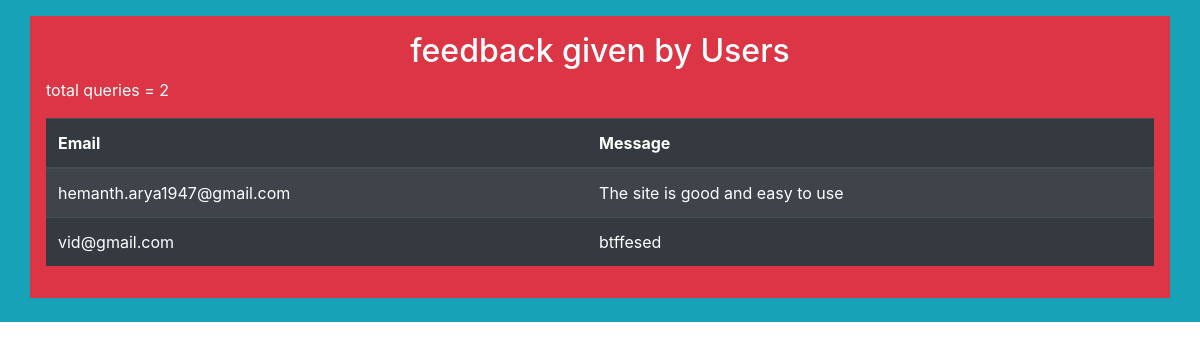
/home/displayfeedback.php, run on the app's committed database.
### tables this page shows
CREATE TABLE `feedback` (
  `slno` int(4) NOT NULL,
  `email` varchar(30) NOT NULL,
  `message` text NOT NULL
);

### home/displayfeedback.php (the view, shortened to what this page needs)
<?php
include '../dbconnect.php';
?>
<!DOCTYPE html>
<html lang="en">
<head>
    <link rel="stylesheet" href="https://cdn.jsdelivr.net/npm/bootstrap@4.6.2/dist/css/bootstrap.min.css">
    <link rel="stylesheet" href="style.css">
</head>
<body>
    <div class="p-3 mb-2 bg-info text-white animate__animated animate__backInLeft">    <div class="container p-3 mb-2 bg-danger text-white animate__animated animate__swing" >
    <h2 class="underline underline-offset-1 text-center text- decoration-2 animate__animated animate__backInDown">feedback given by Users</h2>
    <p>total queries = <?php $p = "select count(*) as `count` from `feedback`"; $result= mysqli_query($conn,$p); $row = mysqli_fetch_assoc($result); echo $row['count'];?></p>
        <table class="table table-striped table-dark">
  <thead>
    <tr>
      <th scope="col">Email</th>
      <th scope="col">Message</th>
    </tr>
  </thead>
  <tbody class="overflow-y-auto h-32 ...">
    <?php
  $sql   ="Select * from `feedback`";
  $result = mysqli_query($conn,$sql);
  if($result){
    while($row=mysqli_fetch_assoc($result)){
      $email = $row['email'];
      $message = $row['message'];
      echo '
          <tr class="animate__animated animate__backInUp">
      <td>'.$email.'</td>
      <td>'.$message.'</td>
    </tr>';
    }
}
?>
  </tbody>
</table>
    </div>
    </div>
</body>
</html>

### data on the page
feedback: email "hemanth.arya1947@gmail.com", message "The site is good and easy to use"
feedback: email "vid@gmail.com", message "btffesed"

### other printed values
$row['count'] "2"
